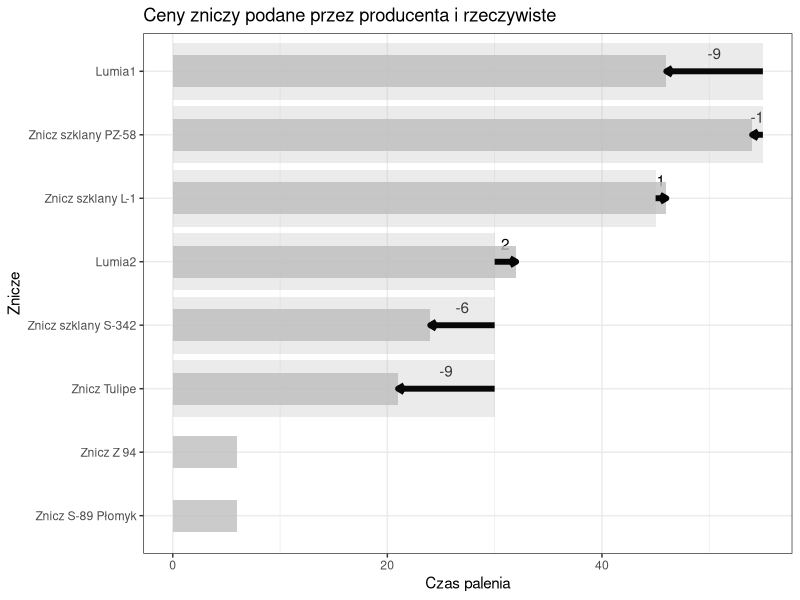
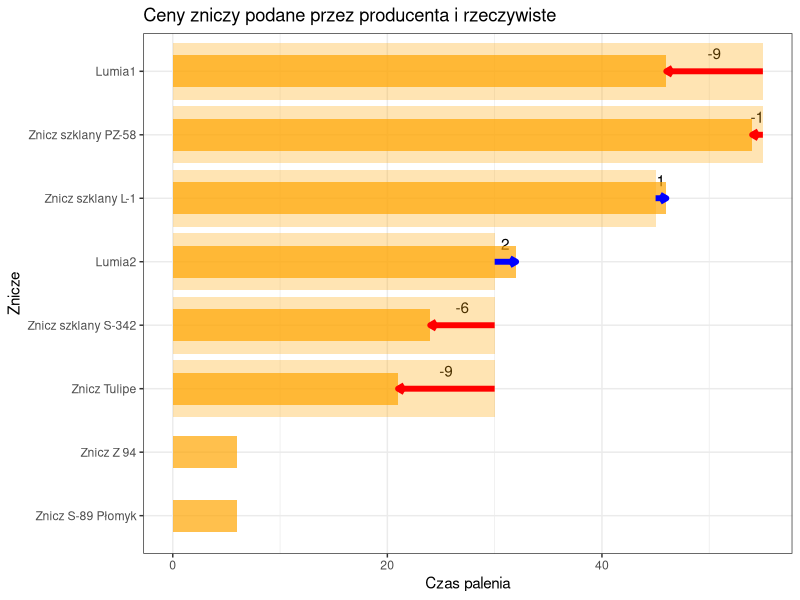

Write the R code that produced these figures, in order.
## ---- chunk 1
knitr::opts_chunk$set(echo = FALSE, warning = FALSE)
## ---- chunk 2
suppressMessages(library(ggplot2))
czas_zniczy <- read.csv('CzasPaleniaZniczy.csv')

czas_zniczy <- cbind(
  czas_zniczy,
  zmiana = paste(as.character(czas_zniczy$czas_rzeczywisty - czas_zniczy$czas_producenta))
)
ggplot(data = czas_zniczy, aes(x = nazwa, label = zmiana)) +
  ylab(label = "Czas palenia") + xlab("Znicze") +
  scale_x_discrete(limits = czas_zniczy$nazwa[order(czas_zniczy$czas_producenta, decreasing = TRUE)][nrow(czas_zniczy):1]) +
  theme_bw() + coord_flip() + 
  ggtitle("Ceny zniczy podane przez producenta i rzeczywiste") + 
  geom_text(aes(y = (czas_producenta + czas_rzeczywisty) / 2), vjust = -1) +
  geom_col(aes(y = czas_rzeczywisty), alpha = 0.8, width = 0.5, fill = "grey") + 
  geom_col(aes(y = czas_producenta), alpha = 0.3, fill = "grey") + 
  geom_segment(data = czas_zniczy[czas_zniczy$czas_rzeczywisty > czas_zniczy$czas_producenta,], aes(x = nazwa, y = czas_producenta, xend = nazwa, yend = czas_rzeczywisty), size = 2, color = "grey2", arrow = arrow(length = unit(0.07,"inches"))) +
  geom_segment(data = czas_zniczy[czas_zniczy$czas_rzeczywisty < czas_zniczy$czas_producenta,], aes(x = nazwa, y = czas_producenta, xend = nazwa, yend = czas_rzeczywisty), size = 2, color = "grey3", arrow = arrow(length = unit(0.07,"inches")))
## ---- chunk 3
ggplot(data = czas_zniczy, aes(x = nazwa, label = zmiana)) +
  ylab(label = "Czas palenia") + xlab("Znicze") +
  scale_x_discrete(limits = czas_zniczy$nazwa[order(czas_zniczy$czas_producenta, decreasing = TRUE)][nrow(czas_zniczy):1]) +
  theme_bw() + coord_flip() + 
  ggtitle("Ceny zniczy podane przez producenta i rzeczywiste") + 
  geom_text(aes(y = (czas_producenta + czas_rzeczywisty) / 2), vjust = -1) +
  geom_col(aes(y = czas_rzeczywisty), alpha = 0.7, width = 0.5, fill = "orange") + 
  geom_col(aes(y = czas_producenta), alpha = 0.3, fill = "orange") + 
  geom_segment(data = czas_zniczy[czas_zniczy$czas_rzeczywisty > czas_zniczy$czas_producenta,], aes(x = nazwa, y = czas_producenta, xend = nazwa, yend = czas_rzeczywisty), size = 2, color = "blue", arrow = arrow(length = unit(0.07,"inches"))) +
  geom_segment(data = czas_zniczy[czas_zniczy$czas_rzeczywisty < czas_zniczy$czas_producenta,], aes(x = nazwa, y = czas_producenta, xend = nazwa, yend = czas_rzeczywisty), size = 2, color = "red", arrow = arrow(length = unit(0.07,"inches")))

#Wykresy wzorowane na wykresie Wojtka Kretowicza z pracy domowej numer 2
  
